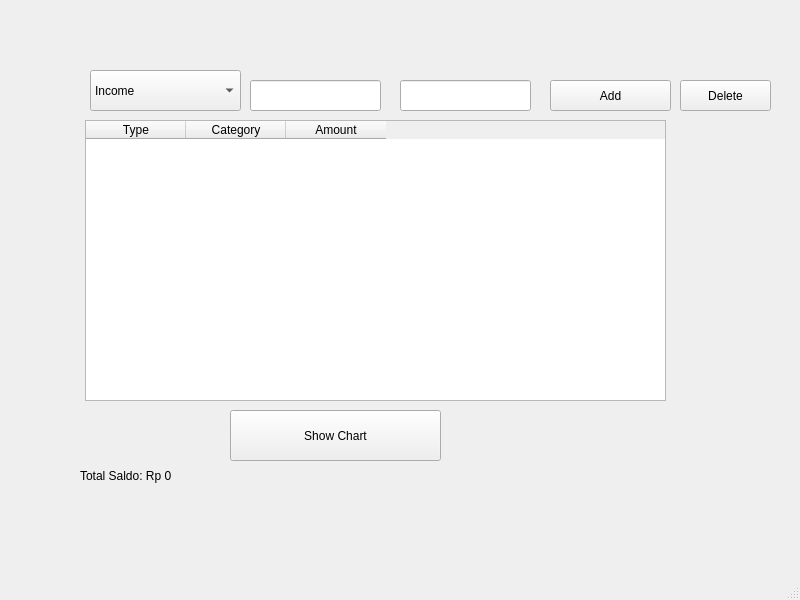
<?xml version="1.0" encoding="UTF-8"?>
<ui version="4.0">
 <class>MainWindow</class>
 <widget class="QMainWindow" name="MainWindow">
  <property name="geometry">
   <rect>
    <x>0</x>
    <y>0</y>
    <width>800</width>
    <height>600</height>
   </rect>
  </property>
  <property name="windowTitle">
   <string>MainWindow</string>
  </property>
  <widget class="QWidget" name="centralwidget">
   <widget class="QComboBox" name="comboType">
    <property name="geometry">
     <rect>
      <x>90</x>
      <y>70</y>
      <width>151</width>
      <height>41</height>
     </rect>
    </property>
    <property name="maxVisibleItems">
     <number>10</number>
    </property>
    <item>
     <property name="text">
      <string>Income</string>
     </property>
    </item>
    <item>
     <property name="text">
      <string>Expense</string>
     </property>
    </item>
   </widget>
   <widget class="QLineEdit" name="inputAmount">
    <property name="geometry">
     <rect>
      <x>400</x>
      <y>80</y>
      <width>131</width>
      <height>31</height>
     </rect>
    </property>
   </widget>
   <widget class="QLineEdit" name="inputCategory">
    <property name="geometry">
     <rect>
      <x>250</x>
      <y>80</y>
      <width>131</width>
      <height>31</height>
     </rect>
    </property>
    <property name="text">
     <string/>
    </property>
   </widget>
   <widget class="QPushButton" name="btnAdd">
    <property name="geometry">
     <rect>
      <x>550</x>
      <y>80</y>
      <width>121</width>
      <height>31</height>
     </rect>
    </property>
    <property name="text">
     <string>Add</string>
    </property>
   </widget>
   <widget class="QLabel" name="labelBalance">
    <property name="geometry">
     <rect>
      <x>80</x>
      <y>460</y>
      <width>181</width>
      <height>31</height>
     </rect>
    </property>
    <property name="text">
     <string>Total Saldo: Rp 0</string>
    </property>
   </widget>
   <widget class="QTableWidget" name="tableWidget">
    <property name="geometry">
     <rect>
      <x>85</x>
      <y>120</y>
      <width>581</width>
      <height>281</height>
     </rect>
    </property>
    <property name="columnCount">
     <number>3</number>
    </property>
    <column>
     <property name="text">
      <string>Type</string>
     </property>
    </column>
    <column>
     <property name="text">
      <string>Category</string>
     </property>
    </column>
    <column>
     <property name="text">
      <string>Amount</string>
     </property>
    </column>
   </widget>
   <widget class="QPushButton" name="btnDelete">
    <property name="geometry">
     <rect>
      <x>680</x>
      <y>80</y>
      <width>91</width>
      <height>31</height>
     </rect>
    </property>
    <property name="text">
     <string>Delete</string>
    </property>
   </widget>
   <widget class="QPushButton" name="btnChart">
    <property name="geometry">
     <rect>
      <x>230</x>
      <y>410</y>
      <width>211</width>
      <height>51</height>
     </rect>
    </property>
    <property name="text">
     <string>Show Chart</string>
    </property>
   </widget>
  </widget>
  <widget class="QStatusBar" name="statusbar"/>
 </widget>
 <resources/>
 <connections/>
</ui>
